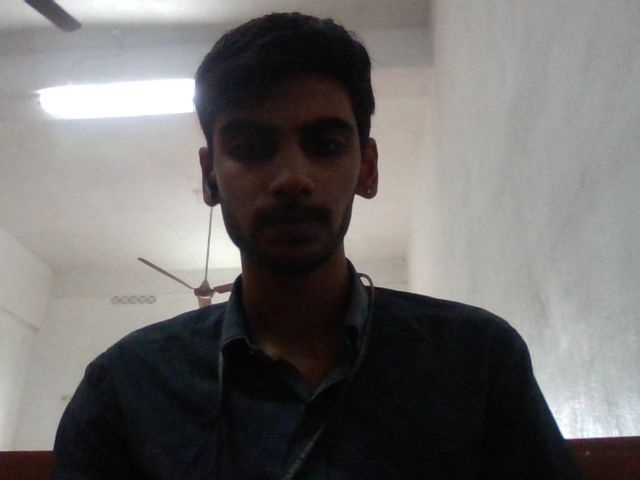
#> input picture backend/data/test/sai_teja/sai_teja_001.jpg, 640 x 480 px
$ python -i scene_detector.py   (imports and definitions only)
#> lines starting #> are read from the running program, lines starting #| are printed output that depends on the picture
#> further down, picture is the input picture: shape (480, 640, 3); mean B, G, R 107.7, 108.9, 111
#scene_detector.py
import cv2
import numpy as np
from collections import deque

class SceneDetector:
    def __init__(self, history_size=100):
        self.history = deque(maxlen=history_size)
        self.baseline_histogram = None
        self.baseline_set = False

    def set_baseline(self, frame):
        """Set baseline scene for comparison"""
        self.baseline_histogram = self._compute_histogram(frame)
        self.baseline_set = True

    def _compute_histogram(self, frame):
        """Compute color histogram of frame"""
        hsv = cv2.cvtColor(frame, cv2.COLOR_BGR2HSV)
        hist = cv2.calcHist([hsv], [0, 1, 2], None, [8, 8, 8], [0, 180, 0, 256, 0, 256])
        hist = cv2.normalize(hist, hist).flatten()
        return hist

    def detect_scene_change(self, frame, threshold=0.5):
        """Detect if scene has changed from baseline"""
        if not self.baseline_set:
            self.set_baseline(frame)
            return {'changed': False, 'similarity': 1.0}

        current_hist = self._compute_histogram(frame)

        # Compare with baseline
        similarity = cv2.compareHist(self.baseline_histogram, current_hist, cv2.HISTCMP_CORREL)

        self.history.append(similarity)

        return {
            'changed': similarity < threshold,
            'similarity': similarity,
            'avg_similarity': np.mean(self.history) if self.history else 1.0
        }

    def detect_camera_tampering(self, frame):
        """Detect if camera has been tampered with"""
        issues = []

        # Check for camera tilt (horizontal line detection)
        gray = cv2.cvtColor(frame, cv2.COLOR_BGR2GRAY)
        edges = cv2.Canny(gray, 50, 150)
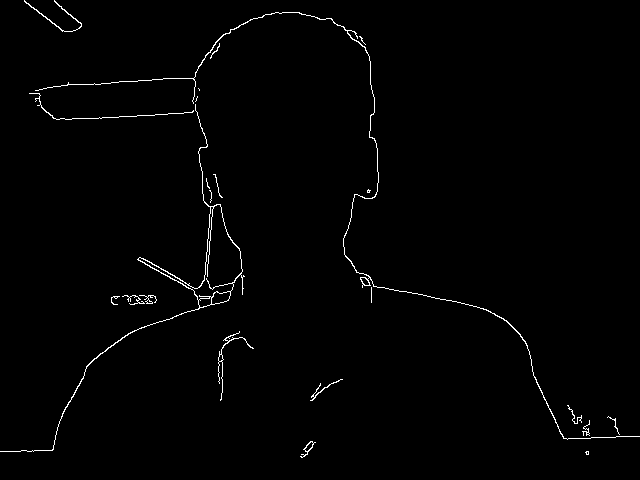
#> edges: shape (480, 640); 1.1% white in thin lines or dots
        lines = cv2.HoughLines(edges, 1, np.pi/180, 100)
#> lines = None

        if lines is not None:
            horizontal_count = 0
            for rho, theta in lines[:, 0]:
                if abs(theta - np.pi/2) < 0.1:  # Near horizontal
                    horizontal_count += 1

            # If very few horizontal lines, camera might be tilted
            if horizontal_count < 2:
                issues.append({
                    'type': 'camera_tilt',
                    'description': 'Camera appears to be tilted'
                })

        # Check for camera shake
        if len(self.history) > 10:
            recent_variance = np.var(list(self.history)[-10:])
            if recent_variance > 0.1:
                issues.append({
                    'type': 'camera_shake',
                    'description': 'Camera appears unstable or shaking'
                })

        # Check for partial obstruction
        gray_mean = np.mean(gray)
#> gray_mean = 109.4
        quarters = [
            gray[:gray.shape[0]//2, :gray.shape[1]//2],
            gray[:gray.shape[0]//2, gray.shape[1]//2:],
            gray[gray.shape[0]//2:, :gray.shape[1]//2],
            gray[gray.shape[0]//2:, gray.shape[1]//2:]
        ]

        quarter_means = [np.mean(q) for q in quarters]
#> quarter_means = [134.9, 143.3, 76.7, 82.67]
        if max(quarter_means) - min(quarter_means) > 100:
            issues.append({
                'type': 'partial_obstruction',
                'description': 'Part of camera view may be blocked'
            })

        return issues

    def detect_frame_freeze(self, frame, prev_frame, threshold=0.001):
        """Detect frozen/static frame"""
        if prev_frame is None:
            return False

        diff = cv2.absdiff(frame, prev_frame)
        diff_mean = np.mean(diff)

        return diff_mean < threshold

>>> import cv2
>>> picture = cv2.imread('../data/test/sai_teja/sai_teja_001.jpg')
>>> result = SceneDetector().detect_camera_tampering(picture)
#> result = []
